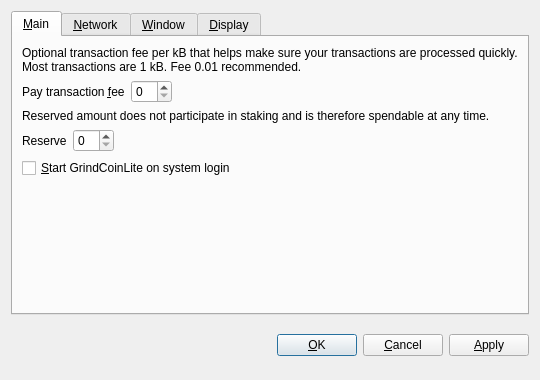
<?xml version="1.0" encoding="UTF-8"?>
<ui version="4.0">
 <class>OptionsDialog</class>
 <widget class="QDialog" name="OptionsDialog">
  <property name="geometry">
   <rect>
    <x>0</x>
    <y>0</y>
    <width>540</width>
    <height>380</height>
   </rect>
  </property>
  <property name="windowTitle">
   <string>Options</string>
  </property>
  <property name="modal">
   <bool>true</bool>
  </property>
  <layout class="QVBoxLayout" name="verticalLayout">
   <item>
    <widget class="QTabWidget" name="tabWidget">
     <property name="tabPosition">
      <enum>QTabWidget::North</enum>
     </property>
     <property name="currentIndex">
      <number>0</number>
     </property>
     <widget class="QWidget" name="tabMain">
      <attribute name="title">
       <string>&amp;Main</string>
      </attribute>
      <layout class="QVBoxLayout" name="verticalLayout_Main">
       <item>
        <widget class="QLabel" name="transactionFeeInfoLabel">
         <property name="text">
          <string>Optional transaction fee per kB that helps make sure your transactions are processed quickly. Most transactions are 1 kB. Fee 0.01 recommended.</string>
         </property>
         <property name="textFormat">
          <enum>Qt::PlainText</enum>
         </property>
         <property name="wordWrap">
          <bool>true</bool>
         </property>
        </widget>
       </item>
       <item>
        <layout class="QHBoxLayout" name="horizontalLayoutFee">
         <item>
          <widget class="QLabel" name="transactionFeeLabel">
           <property name="text">
            <string>Pay transaction &amp;fee</string>
           </property>
           <property name="textFormat">
            <enum>Qt::PlainText</enum>
           </property>
           <property name="buddy">
            <cstring>transactionFee</cstring>
           </property>
          </widget>
         </item>
         <item>
          <widget class="BitcoinAmountField" name="transactionFee"/>
         </item>
         <item>
          <spacer name="horizontalSpacerFee">
           <property name="orientation">
            <enum>Qt::Horizontal</enum>
           </property>
           <property name="sizeHint" stdset="0">
            <size>
             <width>40</width>
             <height>20</height>
            </size>
           </property>
          </spacer>
         </item>
        </layout>
       </item>
       <item>
        <widget class="QLabel" name="reserveBalanceInfoLabel">
         <property name="text">
          <string>Reserved amount does not participate in staking and is therefore spendable at any time.</string>
         </property>
         <property name="textFormat">
          <enum>Qt::PlainText</enum>
         </property>
         <property name="wordWrap">
          <bool>true</bool>
         </property>
        </widget>
       </item>
       <item>
        <layout class="QHBoxLayout" name="horizontalLayoutReserveBalance">
         <item>
          <widget class="QLabel" name="reserveBalanceLabel">
           <property name="text">
            <string>Reserve</string>
           </property>
           <property name="textFormat">
            <enum>Qt::PlainText</enum>
           </property>
           <property name="buddy">
            <cstring>reserveBalance</cstring>
           </property>
          </widget>
         </item>
         <item>
          <widget class="BitcoinAmountField" name="reserveBalance"/>
         </item>
         <item>
          <spacer name="horizontalSpacerReserveBalance">
           <property name="orientation">
            <enum>Qt::Horizontal</enum>
           </property>
           <property name="sizeHint" stdset="0">
            <size>
             <width>40</width>
             <height>20</height>
            </size>
           </property>
          </spacer>
         </item>
        </layout>
       </item>
       <item>
        <widget class="QCheckBox" name="bitcoinAtStartup">
         <property name="toolTip">
          <string>Automatically start GrindCoinLite after logging in to the system.</string>
         </property>
         <property name="text">
          <string>&amp;Start GrindCoinLite on system login</string>
         </property>
        </widget>
       </item>
       <item>
        <spacer name="verticalSpacer_Main">
         <property name="orientation">
          <enum>Qt::Vertical</enum>
         </property>
         <property name="sizeHint" stdset="0">
          <size>
           <width>20</width>
           <height>40</height>
          </size>
         </property>
        </spacer>
       </item>
      </layout>
     </widget>
     <widget class="QWidget" name="tabNetwork">
      <attribute name="title">
       <string>&amp;Network</string>
      </attribute>
      <layout class="QVBoxLayout" name="verticalLayout_Network">
       <item>
        <widget class="QCheckBox" name="mapPortUpnp">
         <property name="toolTip">
          <string>Automatically open the GrindCoinLite client port on the router. This only works when your router supports UPnP and it is enabled.</string>
         </property>
         <property name="text">
          <string>Map port using &amp;UPnP</string>
         </property>
        </widget>
       </item>
       <item>
        <widget class="QCheckBox" name="connectSocks">
         <property name="toolTip">
          <string>Connect to the GrindCoinLite network through a SOCKS proxy (e.g. when connecting through Tor).</string>
         </property>
         <property name="text">
          <string>&amp;Connect through SOCKS proxy:</string>
         </property>
        </widget>
       </item>
       <item>
        <layout class="QHBoxLayout" name="horizontalLayout_Network">
         <item>
          <widget class="QLabel" name="proxyIpLabel">
           <property name="text">
            <string>Proxy &amp;IP:</string>
           </property>
           <property name="textFormat">
            <enum>Qt::PlainText</enum>
           </property>
           <property name="buddy">
            <cstring>proxyIp</cstring>
           </property>
          </widget>
         </item>
         <item>
          <widget class="QValidatedLineEdit" name="proxyIp">
           <property name="maximumSize">
            <size>
             <width>140</width>
             <height>16777215</height>
            </size>
           </property>
           <property name="toolTip">
            <string>IP address of the proxy (e.g. 127.0.0.1)</string>
           </property>
          </widget>
         </item>
         <item>
          <widget class="QLabel" name="proxyPortLabel">
           <property name="text">
            <string>&amp;Port:</string>
           </property>
           <property name="textFormat">
            <enum>Qt::PlainText</enum>
           </property>
           <property name="buddy">
            <cstring>proxyPort</cstring>
           </property>
          </widget>
         </item>
         <item>
          <widget class="QLineEdit" name="proxyPort">
           <property name="maximumSize">
            <size>
             <width>55</width>
             <height>16777215</height>
            </size>
           </property>
           <property name="toolTip">
            <string>Port of the proxy (e.g. 9050)</string>
           </property>
          </widget>
         </item>
         <item>
          <widget class="QLabel" name="socksVersionLabel">
           <property name="text">
            <string>SOCKS &amp;Version:</string>
           </property>
           <property name="textFormat">
            <enum>Qt::PlainText</enum>
           </property>
           <property name="buddy">
            <cstring>socksVersion</cstring>
           </property>
          </widget>
         </item>
         <item>
          <widget class="QValueComboBox" name="socksVersion">
           <property name="toolTip">
            <string>SOCKS version of the proxy (e.g. 5)</string>
           </property>
          </widget>
         </item>
         <item>
          <spacer name="horizontalSpacer_Network">
           <property name="orientation">
            <enum>Qt::Horizontal</enum>
           </property>
           <property name="sizeHint" stdset="0">
            <size>
             <width>40</width>
             <height>20</height>
            </size>
           </property>
          </spacer>
         </item>
        </layout>
       </item>
       <item>
        <spacer name="verticalSpacer_Network">
         <property name="orientation">
          <enum>Qt::Vertical</enum>
         </property>
         <property name="sizeHint" stdset="0">
          <size>
           <width>20</width>
           <height>40</height>
          </size>
         </property>
        </spacer>
       </item>
      </layout>
     </widget>
     <widget class="QWidget" name="tabWindow">
      <attribute name="title">
       <string>&amp;Window</string>
      </attribute>
      <layout class="QVBoxLayout" name="verticalLayout_Window">
       <item>
        <widget class="QCheckBox" name="minimizeToTray">
         <property name="toolTip">
          <string>Show only a tray icon after minimizing the window.</string>
         </property>
         <property name="text">
          <string>&amp;Minimize to the tray instead of the taskbar</string>
         </property>
        </widget>
       </item>
       <item>
        <widget class="QCheckBox" name="minimizeOnClose">
         <property name="toolTip">
          <string>Minimize instead of exit the application when the window is closed. When this option is enabled, the application will be closed only after selecting Quit in the menu.</string>
         </property>
         <property name="text">
          <string>M&amp;inimize on close</string>
         </property>
        </widget>
       </item>
       <item>
        <spacer name="verticalSpacer_Window">
         <property name="orientation">
          <enum>Qt::Vertical</enum>
         </property>
         <property name="sizeHint" stdset="0">
          <size>
           <width>20</width>
           <height>40</height>
          </size>
         </property>
        </spacer>
       </item>
      </layout>
     </widget>
     <widget class="QWidget" name="tabDisplay">
      <attribute name="title">
       <string>&amp;Display</string>
      </attribute>
      <layout class="QVBoxLayout" name="verticalLayout_Display">
       <item>
        <layout class="QHBoxLayout" name="horizontalLayout_1_Display">
         <item>
          <widget class="QLabel" name="langLabel">
           <property name="text">
            <string>User Interface &amp;language:</string>
           </property>
           <property name="textFormat">
            <enum>Qt::PlainText</enum>
           </property>
           <property name="buddy">
            <cstring>lang</cstring>
           </property>
          </widget>
         </item>
         <item>
          <widget class="QValueComboBox" name="lang">
           <property name="toolTip">
            <string>The user interface language can be set here. This setting will take effect after restarting GrindCoinLite.</string>
           </property>
          </widget>
         </item>
        </layout>
       </item>
       <item>
        <layout class="QHBoxLayout" name="horizontalLayout_2_Display">
         <item>
          <widget class="QLabel" name="unitLabel">
           <property name="text">
            <string>&amp;Unit to show amounts in:</string>
           </property>
           <property name="textFormat">
            <enum>Qt::PlainText</enum>
           </property>
           <property name="buddy">
            <cstring>unit</cstring>
           </property>
          </widget>
         </item>
         <item>
          <widget class="QValueComboBox" name="unit">
           <property name="toolTip">
            <string>Choose the default subdivision unit to show in the interface and when sending coins.</string>
           </property>
          </widget>
         </item>
        </layout>
       </item>
       <item>
        <widget class="QCheckBox" name="displayAddresses">
         <property name="toolTip">
          <string>Whether to show GrindCoinLite addresses in the transaction list or not.</string>
         </property>
         <property name="text">
          <string>&amp;Display addresses in transaction list</string>
         </property>
        </widget>
       </item>
       <item>
        <widget class="QCheckBox" name="coinControlFeatures">
         <property name="toolTip">
          <string>Whether to show coin control features or not.</string>
         </property>
         <property name="text">
          <string>Display coin &amp;control features (experts only!)</string>
         </property>
        </widget>
       </item>
       <item>
        <spacer name="verticalSpacer_Display">
         <property name="orientation">
          <enum>Qt::Vertical</enum>
         </property>
         <property name="sizeHint" stdset="0">
          <size>
           <width>20</width>
           <height>40</height>
          </size>
         </property>
        </spacer>
       </item>
      </layout>
     </widget>
    </widget>
   </item>
   <item>
    <layout class="QHBoxLayout" name="horizontalLayout_Buttons">
     <item>
      <spacer name="horizontalSpacer_1">
       <property name="orientation">
        <enum>Qt::Horizontal</enum>
       </property>
       <property name="sizeHint" stdset="0">
        <size>
         <width>40</width>
         <height>48</height>
        </size>
       </property>
      </spacer>
     </item>
     <item>
      <widget class="QLabel" name="statusLabel">
       <property name="font">
        <font>
         <weight>75</weight>
         <bold>true</bold>
        </font>
       </property>
       <property name="text">
        <string/>
       </property>
       <property name="textFormat">
        <enum>Qt::PlainText</enum>
       </property>
       <property name="wordWrap">
        <bool>true</bool>
       </property>
      </widget>
     </item>
     <item>
      <spacer name="horizontalSpacer_2">
       <property name="orientation">
        <enum>Qt::Horizontal</enum>
       </property>
       <property name="sizeHint" stdset="0">
        <size>
         <width>40</width>
         <height>48</height>
        </size>
       </property>
      </spacer>
     </item>
     <item>
      <widget class="QPushButton" name="okButton">
       <property name="text">
        <string>&amp;OK</string>
       </property>
      </widget>
     </item>
     <item>
      <widget class="QPushButton" name="cancelButton">
       <property name="text">
        <string>&amp;Cancel</string>
       </property>
       <property name="autoDefault">
        <bool>false</bool>
       </property>
      </widget>
     </item>
     <item>
      <widget class="QPushButton" name="applyButton">
       <property name="text">
        <string>&amp;Apply</string>
       </property>
       <property name="autoDefault">
        <bool>false</bool>
       </property>
      </widget>
     </item>
    </layout>
   </item>
  </layout>
 </widget>
 <customwidgets>
  <customwidget>
   <class>BitcoinAmountField</class>
   <extends>QSpinBox</extends>
   <header>bitcoinamountfield.h</header>
  </customwidget>
  <customwidget>
   <class>QValueComboBox</class>
   <extends>QComboBox</extends>
   <header>qvaluecombobox.h</header>
  </customwidget>
  <customwidget>
   <class>QValidatedLineEdit</class>
   <extends>QLineEdit</extends>
   <header>qvalidatedlineedit.h</header>
  </customwidget>
 </customwidgets>
 <resources/>
 <connections/>
</ui>
